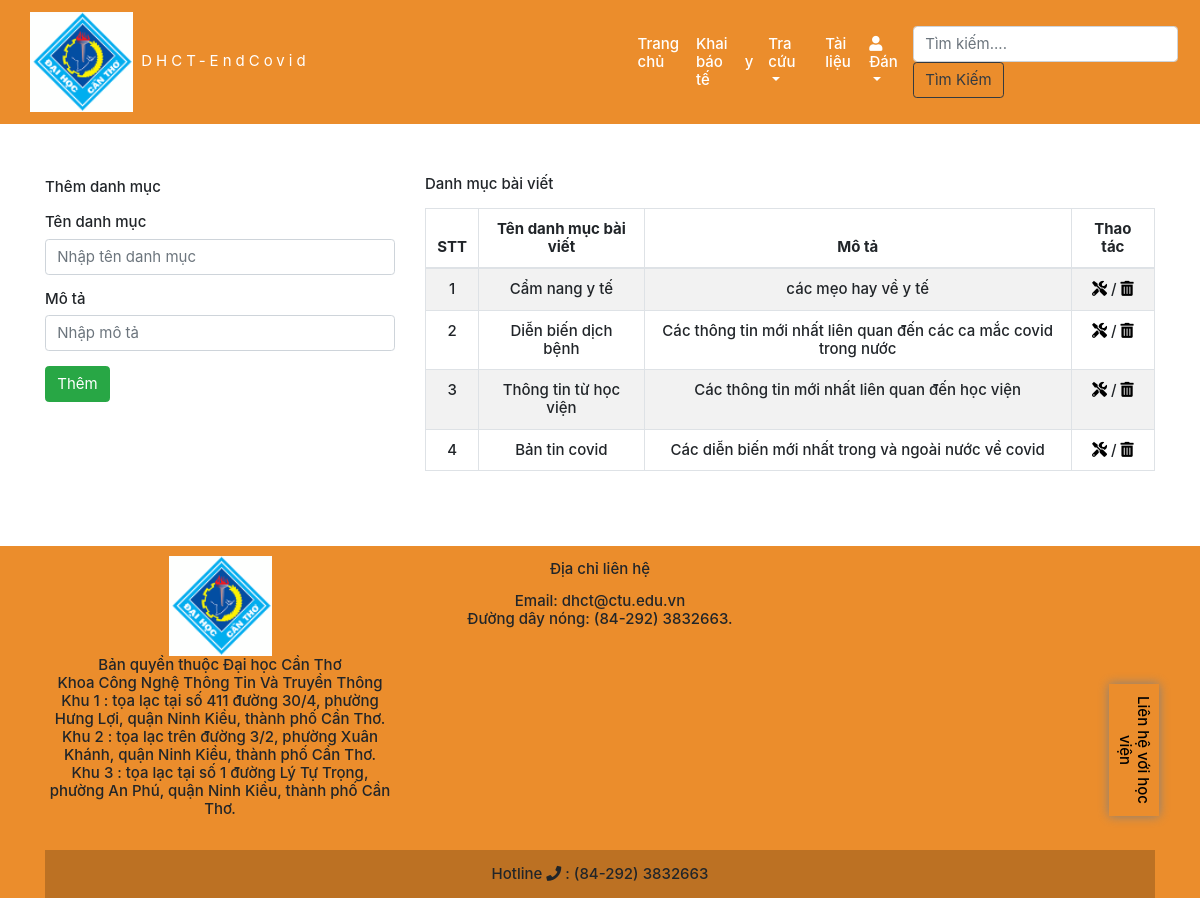
Page /danhmucbaiviet/danhsach (signed in) on the committed database.
### tables this page shows
CREATE TABLE `danhmucbaiviet` (
  `Iddanhmuc` int(10) NOT NULL,
  `Tendanhmuc` varchar(100) NOT NULL,
  `Mota` varchar(100) NOT NULL
);

### system/load.php (called while the page is built, shortened)
<?php
    class load{
        public function view($filename,$data=NULL){
            include "app/view/".$filename.".php";
        }
        public function model($filename){
            return new $filename();
        }
    }
?>

### app/controller/danhmucbaiviet.php (called while the page is built, shortened)
<?php
    class danhmucbaiviet extends dcontroller {
        public function danhsach(){
            $tbl_danhmuc = "danhmucbaiviet";
            $danhmuc = $this -> load -> model("categorymodel");
            $data["danhmuc"] = $danhmuc->danhmucbaiviet($tbl_danhmuc);
            $this -> load -> view('header');
            $this -> load -> view("danhmuc/danhmucbaiviet",$data);
            $this ->load -> view("footer");
        }
    }
?>

### system/session.php (called while the page is built, shortened)
<?php
class session{
    public static function get($key){
       if(isset( $_SESSION[$key])){
           return  $_SESSION[$key];
       }else{
           return false;
       }
     }
}
?>

### system/dcontroller.php (called while the page is built, shortened)
<?php
    class dcontroller{
       public function __construct(){
           $this-> load= new load();
        }
    }
?>

### system/database.php (called while the page is built, shortened)
<?php
    class database {
        public $cond;
       public function __construct(){
        $connect = 'localhost';
        $user='root';
        $database="ptitcovid";
        $pass='';
        $this->cond = new mysqli($connect,$user,$pass,$database);
        }
        public function select($sql){
            $statement =mysqli_query($this->cond,$sql);
            return $statement;
        }
    }
?>

### app/model/categorymodel.php (called while the page is built, shortened)
<?php
class categorymodel extends dmodel{
    public function danhmucbaiviet($table){
        $sql = "SELECT * FROM $table ORDER BY $table.Iddanhmuc DESC";
        return $this -> db->select($sql);
    }
}
?>

### app/view/danhmuc/danhmucbaiviet.php (the view)
<div  class="container " style="margin-bottom: 5%;margin-top: 3%;">
    <div class="row">
 <div class="col-sm-4">
    <h3 style="margin: 5% auto;">Thêm danh mục </h3>
    <form action="<?php echo BASE_URL ?>danhmucbaiviet/themdanhmuc" method="POST">
        <div class="form-group">
            <label for="">Tên danh mục</label>
            <input name="Tendanhmuc" class="form-control" type="text" placeholder="Nhập tên danh mục" required>
        </div>
        <div class="form-group">
            <label for="Mota">Mô tả</label>
            <input type="text" name="Mota" class="form-control" placeholder="Nhập mô tả" required>
        </div>
        <button type="submit" name="Them" class="btn btn-success">Thêm</button>
    </form>
 </div>
<div class=" col-sm-8">
<h3 style="margin: 2% auto;">
        Danh mục bài viết
    </h3>
    <table style="border: 1px solid #ced4da;" class="table table-bordered table-hover table-striped text-center table-while">
        <thead>
            <th>STT</th>
            <th>Tên danh mục bài viết</th>
            <th>Mô tả </th>
            <th>Thao tác</th>
        </thead>
        <tbody>
        <?php
        $i=0;
foreach($danhmuc as $key => $value){
    $i++;
?>
        <tr>
                <td><?php echo $i ?></td>
                <td><?php echo $value['Tendanhmuc']; ?></td>
                <td><?php echo $value['Mota']; ?></td>
                <td><a class="btn-sua" href="<?php echo BASE_URL?>danhmucbaiviet/suadanhmuc/<?php echo $value["Iddanhmuc"]; ?>"><i title="sửa" class="fas fa-tools"></i></a> / <a href="<?php echo BASE_URL ?>danhmucbaiviet/xoadanhmuc/<?php echo $value['Iddanhmuc']?>"> <i title="xóa" class="fas fa-trash-alt"></i></a></td>
        </tr>
        <?php
}
?>
        </tbody>
    </table>
</div>
    </div>
</div>
</div>

### index.php (shortened to what this page needs)
<!DOCTYPE html>
<html lang="en">
<head>
</head>
<body>
    <h1>
        <?php
            $main=new main;
        ?>
    </h1>
</body>
</html>

### system/main.php (shortened to what this page needs)
<?php
    class main{
       public $url;
       public $controllername = 'index';
       public $methodname =  'index';
       public $controllerpath = 'app/controller/';
       public $controller;
       public function __construct(){
            $this->callmethod();
       }
       public function getUrl(){
        $this->url= isset($_GET['url'])? $_GET['url'] : NULL ;
        if($this->url!=NULL){
            $this->url=rtrim($this->url,'/');
            $this->url=explode('/',filter_var($this->url, FILTER_SANITIZE_URL));
        }else{
            unset($this->url);
        }
       }
       public function loadcontroller(){
           if(!isset($this->url[0])){
               include $this->controllerpath.$this->controllername.'.php';
               $this->controller = new $this->controllername();
           }else{
               $this -> controllername = $this->url[0];
               $filename = $this->controllerpath.$this->controllername.'.php';
               if(file_exists($filename)){
                   if(class_exists($this->controllername)){
                       $this->controller= new $this->controllername();
                   }else{
                   }
               }else{
               }
           }
       }
       public function callmethod(){
           if(isset($this->url[2])){
               $this->methodname =$this->url[1];
               if(method_exists($this->controllername,$this->methodname)){
                    $this->controller->{$this->methodname}($this->url[2]);
               }else{
                    header("Location:".BASE_URL."index");
               }
           }else{
               if(isset($this->url[1])){
                   $this->methodname=$this->url[1];
                   if(method_exists($this->controllername,$this->methodname)){
                    $this->controller->{$this->methodname}();
               }else{
                    header("Location:".BASE_URL."index");
               }
               }else{
                    if(method_exists($this->controllername,$this->methodname)){
                     $this->controller->{$this->methodname}();
                }else{
                     header("Location:".BASE_URL."index");
                }
               }
           }
       }
    }
?>

### app/view/header.php (shortened to what this page needs)
<!DOCTYPE html>
<html lang="en">
<head>
    <link rel="stylesheet" href="https://maxcdn.bootstrapcdn.com/bootstrap/4.0.0/css/bootstrap.min.css">
    <link rel="stylesheet" href="<?php echo BASE_URL ?>style.css">
    <link rel="stylesheet" href="<?php echo BASE_URL ?>icon/themify-icons/themify-icons.css">
    <link rel="stylesheet" href="https://pro.fontawesome.com/releases/v5.10.0/css/all.css"/>
    <link rel="stylesheet" href="<?php echo BASE_URL ?>OwlCarousel2-2.3.4/OwlCarousel2-2.3.4/dist/assets/owl.carousel.min.css">
<link rel="stylesheet" href="<?php echo BASE_URL ?>OwlCarousel2-2.3.4/OwlCarousel2-2.3.4/dist/assets/owl.theme.default.min.css">
</head>
<body>
  <div class="main">
    <div class="">
      <nav id="nav-header" class="navbar navbar-expand-lg navbar-dark ">
          <a class="tieude text-white navbar-brand col-lg-6" href="http://127.0.0.1:5500/index.html"><img src="<?php echo BASE_URL ?>image/logo2.png" alt=""> DHCT-EndCovid </a>
        <div class="collapse navbar-collapse col-lg-6 " id="navbarSupportedContent">
          <ul class="navbar-nav mr-auto text-danger ">
            <li class="nav-item ">
              <a class="nav-link text-white hover" href="<?php echo BASE_URL ?>index">Trang chủ <span class="sr-only">(current)</span></a>
            </li>
            <li class="nav-item">
              <a class="nav-link text-white hover" href="<?php echo BASE_URL ?>user/userkhaibao/<?php echo session::get('UserID') ?>">Khai báo y tế</a>
            </li>
            <li class="nav-item dropdown">
              <a class="nav-link text-white dropdown-toggle hover" href="#" id="navbarDropdown" role="button" data-toggle="dropdown" aria-haspopup="true" aria-expanded="false">
                Tra cứu
              </a>
            </li>
            <li class="nav-item ">
              <a class="nav-link text-white hover" href="<?php echo BASE_URL ?>tailieu/usertailieu">Tài liệu <span class="sr-only">(current)</span></a>
            </li>
            <li class="nav-item dropdown">
            <?php
                if(session::get('taikhoan')==true){
               $ten=explode(" ",session::get("Hovaten"));
                  ?>
            <a class="nav-link text-white dropdown-toggle hover" href="#" id="navbarDropdown" role="button" data-toggle="dropdown" aria-haspopup="true" aria-expanded="false">
            <i class="fas fa-user"></i><?php echo" ".end($ten)?>
              </a>
              <?php
                }
              ?>
              </li>
          </ul>
          <form action="<?php echo BASE_URL?>timkiem/timkiem"  method="POST" class="form-inline my-2 my-lg-0">
            <input class="form-control mr-sm-2 " name="timkiem" type="text" placeholder="Tìm kiếm....">
            <button class="btn btn-outline-dark my-2 my-sm-0" type="submit">Tìm Kiếm</button>
          </form>
        </div>
      </nav>
    </div>

### app/view/footer.php (shortened to what this page needs)
    <div >
      <footer id="footer-seecsion" class="bg-light text-center text-lg-start">
        <div class="container p-12">
          <div class="row">
          <div style="margin: 10px 0;" class="col-md-4">
            <img src="<?php echo BASE_URL ?>image/logo2.png" alt="">
            <p class="text-center">Bản quyền thuộc Đại học Cần Thơ <br> Khoa Công Nghệ Thông Tin Và Truyền Thông <br>
              Khu 1 :  tọa lạc tại số 411 đường 30/4, phường Hưng Lợi, quận Ninh Kiều, thành phố Cần Thơ. <br>
              Khu 2 : tọa lạc trên đường 3/2, phường Xuân Khánh, quận Ninh Kiều, thành phố Cần Thơ. <br>
              Khu 3 : tọa lạc tại số 1 đường Lý Tự Trọng, phường An Phú, quận Ninh Kiều, thành phố Cần Thơ. <br>
          </div>
          <div class="col-md-4">
            <h3 style="margin: 14px 0;">Địa chỉ liên hệ</h3>
            <p class="text-center">Email: dhct@ctu.edu.vn <br> Đường dây nóng: (84-292) 3832663.<br> </p>
          </div>
          <div class="col-md-4">
           <iframe src="https://www.google.com/maps/embed?pb=!1m18!1m12!1m3!1d3928.8415184086443!2d105.76842661479444!3d10.029933692830593!2m3!1f0!2f0!3f0!3m2!1i1024!2i768!4f13.1!3m3!1m2!1s0x31a0895a51d60719%3A0x9d76b0035f6d53d0!2zxJDhuqFpIGjhu41jIEPhuqduIFRoxqE!5e0!3m2!1svi!2s!4v1641826737063!5m2!1svi!2s" width="400" height="300" style="border:0;" allowfullscreen="" loading="lazy"></iframe>
          </div>
        </div>
        <div class="text-center p-3" style="background-color: rgba(0, 0, 0, 0.2);">
        Hotline    <i class="fas fa-phone"></i>  : (84-292) 3832663
        </div>
      </footer>
    </div>
<div class="quay" style="height: 11%; width: 11%;">
   <div id="lienhe">
     <a class="lienhe-content" href="https://www.facebook.com/CTUDHCT">Liên hệ với học viện</a>
    </div>
 </div>
</body>
</html>

### style.css (style rules this page uses)
* { font-size: 15px !important; text-decoration: none !important; }
p,a,h4,h5 { text-align: justify!important; }
.tieude { font-weight: 390!important; letter-spacing: 4px; font-weight: 500; }
a { color: black !important; }
.quay { text-align: center; position: fixed; right: 0%; top: 80%; }
#lienhe { box-shadow: 0 0 10px gray; display: inline-block; padding: 7px 5px; background: #eb8d2c; transform: rotate(90deg); color: rgb(170, 34, 34) !important; font-size: 18px; }
.lienhe-content { color: black !important; text-decoration: none !important; background: #eb8d2c; }
#nav-header { z-index:2 !important; top: 0; right: 0; left: 0; background:#eb8d2c; min-height: 10%; font-size: large; }
#footer-seecsion { background:#eb8d2c !important; }

### rows in the picture
danhmucbaiviet: Tendanhmuc "Cẩm nang y tế", Mota "các mẹo hay về y tế"
danhmucbaiviet: Tendanhmuc "Diễn biến dịch bệnh", Mota "Các thông tin mới nhất liên quan đến các ca mắc covid trong nước"
danhmucbaiviet: Tendanhmuc "Thông tin từ học viện", Mota "Các thông tin mới nhất liên quan đến học viện"
danhmucbaiviet: Tendanhmuc "Bản tin covid", Mota "Các diễn biến mới nhất trong và ngoài nước về covid"

### other values in the picture
end($ten) "Đán"
